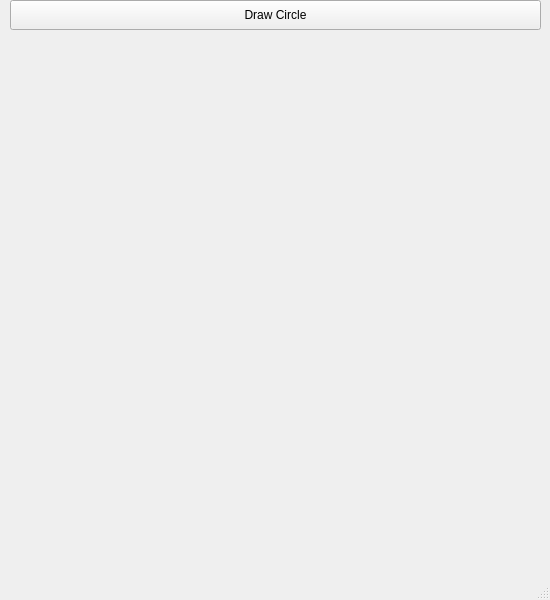
<?xml version="1.0" encoding="UTF-8"?>
<ui version="4.0">
 <class>MainWindow</class>
 <widget class="QMainWindow" name="MainWindow">
  <property name="geometry">
   <rect>
    <x>0</x>
    <y>0</y>
    <width>550</width>
    <height>600</height>
   </rect>
  </property>
  <property name="windowTitle">
   <string>MainWindow</string>
  </property>
  <widget class="QWidget" name="centralwidget">
   <widget class="QPushButton" name="button">
    <property name="geometry">
     <rect>
      <x>10</x>
      <y>0</y>
      <width>531</width>
      <height>30</height>
     </rect>
    </property>
    <property name="text">
     <string>Draw Circle</string>
    </property>
   </widget>
  </widget>
  <widget class="QMenuBar" name="menubar">
   <property name="geometry">
    <rect>
     <x>0</x>
     <y>0</y>
     <width>550</width>
     <height>26</height>
    </rect>
   </property>
  </widget>
  <widget class="QStatusBar" name="statusbar"/>
 </widget>
 <resources/>
 <connections/>
</ui>
